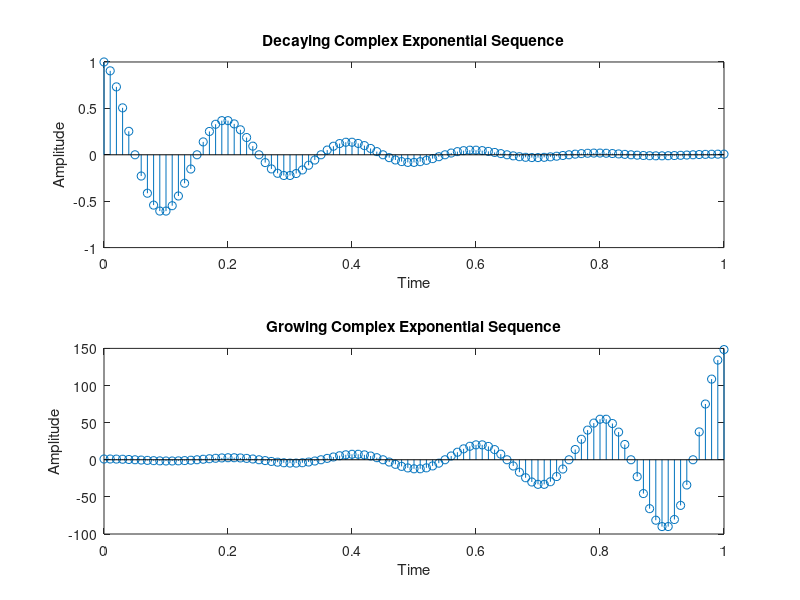

This chart was generated by the following MATLAB code:
%complex exponential
clc;
clear all;
close all;

f1 = input('Enter the frequency of the complex exponential signal: ');
b= input('enter number of cycles:');
z1=input('enter decay rate:');
z2=input('enter rise rate:');

fs = 20 * f1; % Sampling frequency
t = 0:1/fs:b/f1; % Time vector

%decay 
y1 = exp(-z1*t).*cos( 2 * pi * f1 * t); 
% plot decaying complex expo
figure;
subplot(211);
stem(t, y1); 
title('Decaying Complex Exponential Sequence');
xlabel('Time');
ylabel('Amplitude');

%growing 
y2 = exp(z2*t).*cos( 2 * pi * f1 * t);
%plot growing complex expo
subplot(212);
stem(t, y2); 
title('Growing Complex Exponential Sequence');
xlabel('Time');
ylabel('Amplitude');
